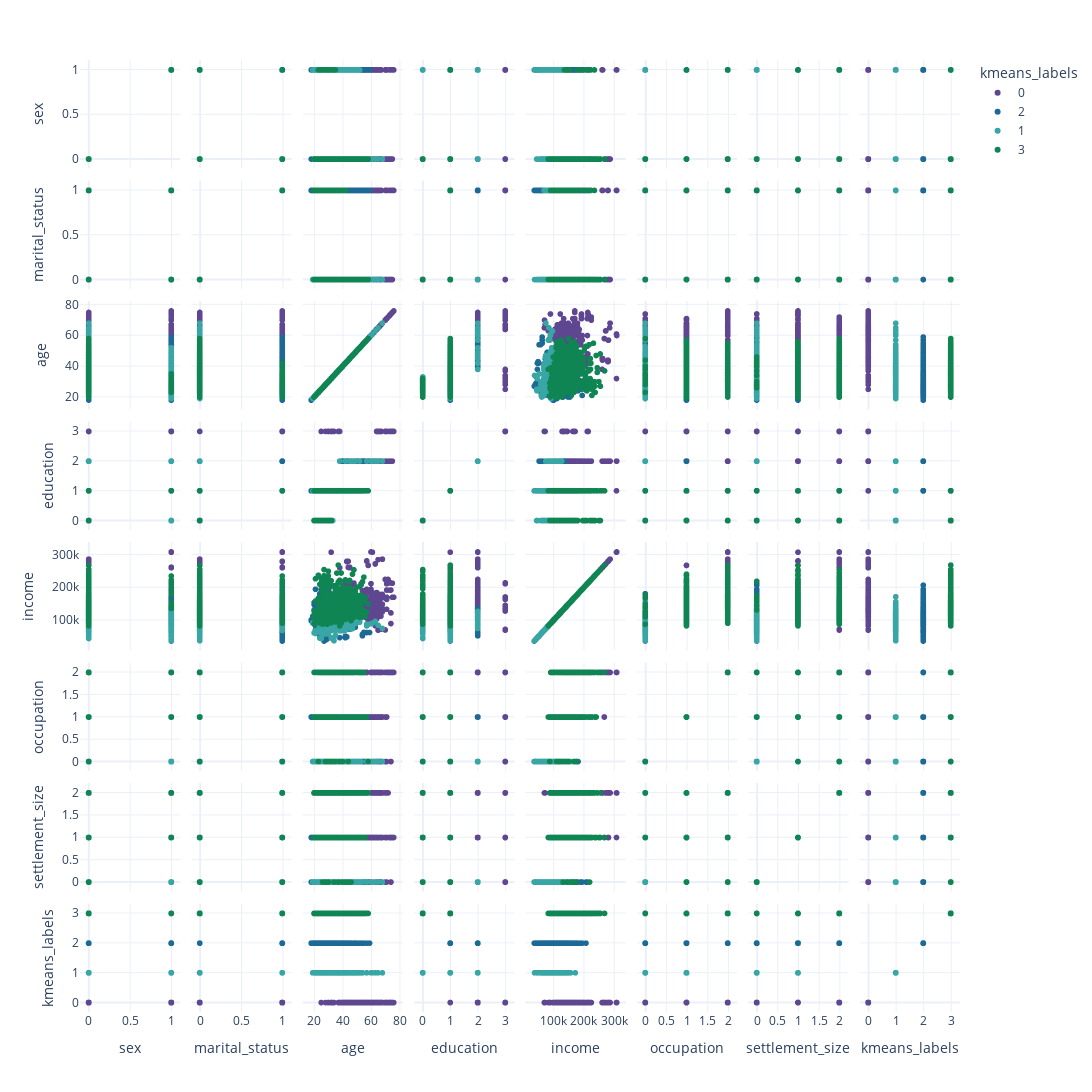

The cell this chart's notebook holds for it:
### Code cell
px.scatter_matrix(df, color='kmeans_labels', width=1200, height=1200)

### Figure 1 — Plotly figure (JSON) as saved in the notebook; plotly's stock layout.template omitted (floating-point values rounded to 4 significant figures; data arrays with more than 128 entries replaced by an {"elided": "..."} marker saying what was removed)
{"data": [{"dimensions": [{"axis": {"matches": true}, "label": "sex", "values": {"elided": "263 int values"}}, {"axis": {"matches": true}, "label": "marital_status", "values": {"elided": "263 int values"}}, {"axis": {"matches": true}, "label": "age", "values": {"elided": "263 int values"}}, {"axis": {"matches": true}, "label": "education", "values": {"elided": "263 int values"}}, {"axis": {"matches": true}, "label": "income", "values": {"elided": "263 int values"}}, {"axis": {"matches": true}, "label": "occupation", "values": {"elided": "263 int values"}}, {"axis": {"matches": true}, "label": "settlement_size", "values": {"elided": "263 int values"}}, {"axis": {"matches": true}, "label": "kmeans_labels", "values": {"elided": "263 int values"}}], "hoverlabel": {"namelength": 0}, "hovertemplate": "kmeans_labels=0<br>%{xaxis.title.text}=%{x}<br>%{yaxis.title.text}=%{y}", "legendgroup": "0", "marker": {"color": "rgb(95, 70, 144)", "symbol": "circle"}, "name": "0", "showlegend": true, "type": "splom"}, {"dimensions": [{"axis": {"matches": true}, "label": "sex", "values": {"elided": "705 int values"}}, {"axis": {"matches": true}, "label": "marital_status", "values": {"elided": "705 int values"}}, {"axis": {"matches": true}, "label": "age", "values": {"elided": "705 int values"}}, {"axis": {"matches": true}, "label": "education", "values": {"elided": "705 int values"}}, {"axis": {"matches": true}, "label": "income", "values": {"elided": "705 int values"}}, {"axis": {"matches": true}, "label": "occupation", "values": {"elided": "705 int values"}}, {"axis": {"matches": true}, "label": "settlement_size", "values": {"elided": "705 int values"}}, {"axis": {"matches": true}, "label": "kmeans_labels", "values": {"elided": "705 int values"}}], "hoverlabel": {"namelength": 0}, "hovertemplate": "kmeans_labels=2<br>%{xaxis.title.text}=%{x}<br>%{yaxis.title.text}=%{y}", "legendgroup": "2", "marker": {"color": "rgb(29, 105, 150)", "symbol": "circle"}, "name": "2", "showlegend": true, "type": "splom"}, {"dimensions": [{"axis": {"matches": true}, "label": "sex", "values": {"elided": "462 int values"}}, {"axis": {"matches": true}, "label": "marital_status", "values": {"elided": "462 int values"}}, {"axis": {"matches": true}, "label": "age", "values": {"elided": "462 int values"}}, {"axis": {"matches": true}, "label": "education", "values": {"elided": "462 int values"}}, {"axis": {"matches": true}, "label": "income", "values": {"elided": "462 int values"}}, {"axis": {"matches": true}, "label": "occupation", "values": {"elided": "462 int values"}}, {"axis": {"matches": true}, "label": "settlement_size", "values": {"elided": "462 int values"}}, {"axis": {"matches": true}, "label": "kmeans_labels", "values": {"elided": "462 int values"}}], "hoverlabel": {"namelength": 0}, "hovertemplate": "kmeans_labels=1<br>%{xaxis.title.text}=%{x}<br>%{yaxis.title.text}=%{y}", "legendgroup": "1", "marker": {"color": "rgb(56, 166, 165)", "symbol": "circle"}, "name": "1", "showlegend": true, "type": "splom"}, {"dimensions": [{"axis": {"matches": true}, "label": "sex", "values": {"elided": "570 int values"}}, {"axis": {"matches": true}, "label": "marital_status", "values": {"elided": "570 int values"}}, {"axis": {"matches": true}, "label": "age", "values": {"elided": "570 int values"}}, {"axis": {"matches": true}, "label": "education", "values": {"elided": "570 int values"}}, {"axis": {"matches": true}, "label": "income", "values": {"elided": "570 int values"}}, {"axis": {"matches": true}, "label": "occupation", "values": {"elided": "570 int values"}}, {"axis": {"matches": true}, "label": "settlement_size", "values": {"elided": "570 int values"}}, {"axis": {"matches": true}, "label": "kmeans_labels", "values": {"elided": "570 int values"}}], "hoverlabel": {"namelength": 0}, "hovertemplate": "kmeans_labels=3<br>%{xaxis.title.text}=%{x}<br>%{yaxis.title.text}=%{y}", "legendgroup": "3", "marker": {"color": "rgb(15, 133, 84)", "symbol": "circle"}, "name": "3", "showlegend": true, "type": "splom"}], "layout": {"dragmode": "select", "height": 1200, "legend": {"title": {"text": "kmeans_labels"}, "tracegroupgap": 0}, "margin": {"t": 60}, "width": 1200}}
